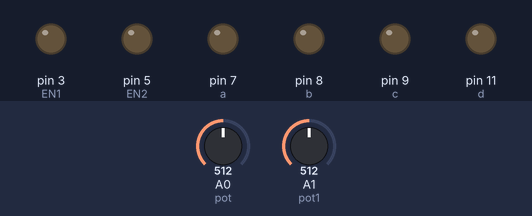
A sketch run on a simulated Arduino Uno, built with avr-gcc and run on an emulated ATmega328P. Parts: output pins drawn as LEDs (lit = HIGH). The inputs (shaded band) are chosen by the test bench; at power-on: A0 (pot) = 512, A1 (pot1) = 512.

Above: at 1.2 s.
1.3 s: A0 (pot) set to 0
At 2.1 s:
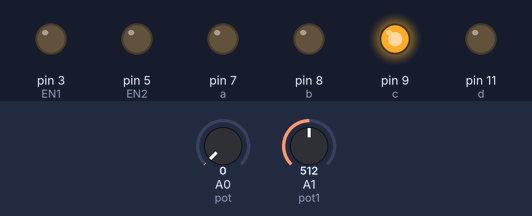
Timing chart, 0 to 4.3 s (numbered marks = the images above; inputs shaded):
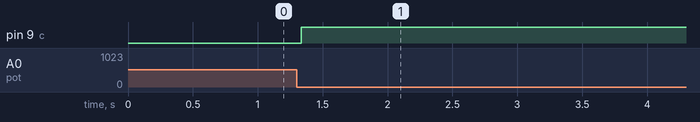

Measured:
- after the input at 1.3 s, pin 9 (c): LOW → HIGH at once

The sketch:

final.ino
```cpp
int a=7;
int b=8;
int c=9;
int d=11;
int pot=A0;
int pot1=A1;
int EN1=3;
int EN2=5;
int i;
int j;
int k;
int C;
int arr[20];
int ass[25];
void setup()
{

  pinMode(a,OUTPUT);
  pinMode(b,OUTPUT);
  pinMode(c,OUTPUT);
  pinMode(d,OUTPUT);
  pinMode(pot,INPUT);
  pinMode(EN1,OUTPUT);
  pinMode(EN1,OUTPUT);
  pinMode(pot1,INPUT);
}

void loop()
{
  for(i=0;i<1023;i++)
  {
    int A=analogRead(pot);
    arr[i]=A;
    int B=analogRead(pot1);
    ass[i]=B;
    delay(20);
    if(A>0&&B<=0)
    {
      j=i+1;
      if(arr[j]>arr[i])
      {
      analogWrite(EN1,255);
      analogWrite(EN2,255);
      digitalWrite(a,HIGH);
      digitalWrite(b,LOW);
      digitalWrite(c,HIGH);
      digitalWrite(d,LOW);
      }
      else
      {
        analogWrite(EN1,255);
        analogWrite(EN2,255);
        digitalWrite(a,LOW);
        digitalWrite(b,HIGH);
        digitalWrite(c,LOW);
        digitalWrite(d,HIGH);
      }
    }
    else if (A<=0&&B>0)
    {
      int k=i+1;
   if(ass[k]>ass[i])
    {

     C=255/(1023*arr[i]);
       analogWrite(EN1,C);
       digitalWrite(a,HIGH);
       digitalWrite(b,LOW);
       digitalWrite(c,LOW);
       digitalWrite(d,LOW);
    }
    else
       {
       analogWrite(EN2,C);
       digitalWrite(a,LOW);
       digitalWrite(b,LOW);
       digitalWrite(c,HIGH);
       digitalWrite(d,LOW);
    }
    }

}


}
```
